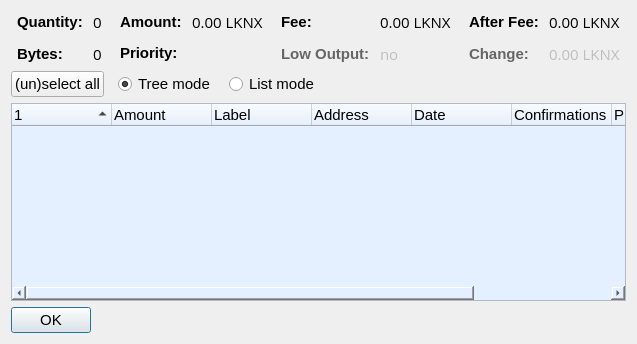
<?xml version="1.0" encoding="UTF-8"?>
<ui version="4.0">
 <class>CoinControlDialog</class>
 <widget class="QDialog" name="CoinControlDialog">
  <property name="geometry">
   <rect>
    <x>0</x>
    <y>0</y>
    <width>614</width>
    <height>344</height>
   </rect>
  </property>
  <property name="font">
   <font>
    <family>Lucida Grande</family>
    <pointsize>11</pointsize>
   </font>
  </property>
  <property name="windowTitle">
   <string>Coin Control</string>
  </property>
  <property name="styleSheet">
   <string notr="true"/>
  </property>
  <layout class="QVBoxLayout" name="verticalLayout">
   <item>
    <layout class="QHBoxLayout" name="horizontalLayoutTop">
     <item>
      <layout class="QFormLayout" name="formLayoutCoinControl1">
       <property name="horizontalSpacing">
        <number>10</number>
       </property>
       <property name="verticalSpacing">
        <number>10</number>
       </property>
       <property name="leftMargin">
        <number>6</number>
       </property>
       <property name="rightMargin">
        <number>6</number>
       </property>
       <item row="0" column="0">
        <widget class="QLabel" name="labelCoinControlQuantityText">
         <property name="styleSheet">
          <string notr="true">font-weight:bold;</string>
         </property>
         <property name="text">
          <string>Quantity:</string>
         </property>
        </widget>
       </item>
       <item row="0" column="1">
        <widget class="QLabel" name="labelCoinControlQuantity">
         <property name="font">
          <font>
           <family>Open Sans,sans-serif</family>
          </font>
         </property>
         <property name="cursor">
          <cursorShape>IBeamCursor</cursorShape>
         </property>
         <property name="contextMenuPolicy">
          <enum>Qt::ActionsContextMenu</enum>
         </property>
         <property name="text">
          <string notr="true">0</string>
         </property>
         <property name="textInteractionFlags">
          <set>Qt::LinksAccessibleByMouse|Qt::TextSelectableByKeyboard|Qt::TextSelectableByMouse</set>
         </property>
        </widget>
       </item>
       <item row="1" column="0">
        <widget class="QLabel" name="labelCoinControlBytesText">
         <property name="styleSheet">
          <string notr="true">font-weight:bold;</string>
         </property>
         <property name="text">
          <string>Bytes:</string>
         </property>
        </widget>
       </item>
       <item row="1" column="1">
        <widget class="QLabel" name="labelCoinControlBytes">
         <property name="font">
          <font>
           <family>Open Sans,sans-serif</family>
          </font>
         </property>
         <property name="cursor">
          <cursorShape>IBeamCursor</cursorShape>
         </property>
         <property name="contextMenuPolicy">
          <enum>Qt::ActionsContextMenu</enum>
         </property>
         <property name="text">
          <string notr="true">0</string>
         </property>
         <property name="textInteractionFlags">
          <set>Qt::LinksAccessibleByMouse|Qt::TextSelectableByKeyboard|Qt::TextSelectableByMouse</set>
         </property>
        </widget>
       </item>
      </layout>
     </item>
     <item>
      <layout class="QFormLayout" name="formLayoutCoinControl2">
       <property name="horizontalSpacing">
        <number>10</number>
       </property>
       <property name="verticalSpacing">
        <number>10</number>
       </property>
       <property name="leftMargin">
        <number>6</number>
       </property>
       <property name="rightMargin">
        <number>6</number>
       </property>
       <item row="0" column="0">
        <widget class="QLabel" name="labelCoinControlAmountText">
         <property name="styleSheet">
          <string notr="true">font-weight:bold;</string>
         </property>
         <property name="text">
          <string>Amount:</string>
         </property>
        </widget>
       </item>
       <item row="0" column="1">
        <widget class="QLabel" name="labelCoinControlAmount">
         <property name="font">
          <font>
           <family>Open Sans,sans-serif</family>
          </font>
         </property>
         <property name="cursor">
          <cursorShape>IBeamCursor</cursorShape>
         </property>
         <property name="contextMenuPolicy">
          <enum>Qt::ActionsContextMenu</enum>
         </property>
         <property name="text">
          <string notr="true">0.00 LKNX</string>
         </property>
         <property name="textInteractionFlags">
          <set>Qt::LinksAccessibleByMouse|Qt::TextSelectableByKeyboard|Qt::TextSelectableByMouse</set>
         </property>
        </widget>
       </item>
       <item row="1" column="0">
        <widget class="QLabel" name="labelCoinControlPriorityText">
         <property name="styleSheet">
          <string notr="true">font-weight:bold;</string>
         </property>
         <property name="text">
          <string>Priority:</string>
         </property>
        </widget>
       </item>
       <item row="1" column="1">
        <widget class="QLabel" name="labelCoinControlPriority">
         <property name="font">
          <font>
           <family>Open Sans,sans-serif</family>
          </font>
         </property>
         <property name="cursor">
          <cursorShape>IBeamCursor</cursorShape>
         </property>
         <property name="contextMenuPolicy">
          <enum>Qt::ActionsContextMenu</enum>
         </property>
         <property name="text">
          <string/>
         </property>
         <property name="textInteractionFlags">
          <set>Qt::LinksAccessibleByMouse|Qt::TextSelectableByKeyboard|Qt::TextSelectableByMouse</set>
         </property>
        </widget>
       </item>
      </layout>
     </item>
     <item>
      <layout class="QFormLayout" name="formLayoutCoinControl3">
       <property name="horizontalSpacing">
        <number>10</number>
       </property>
       <property name="verticalSpacing">
        <number>10</number>
       </property>
       <property name="leftMargin">
        <number>6</number>
       </property>
       <property name="rightMargin">
        <number>6</number>
       </property>
       <item row="0" column="0">
        <widget class="QLabel" name="labelCoinControlFeeText">
         <property name="styleSheet">
          <string notr="true">font-weight:bold;</string>
         </property>
         <property name="text">
          <string>Fee:</string>
         </property>
        </widget>
       </item>
       <item row="0" column="1">
        <widget class="QLabel" name="labelCoinControlFee">
         <property name="font">
          <font>
           <family>Open Sans,sans-serif</family>
          </font>
         </property>
         <property name="cursor">
          <cursorShape>IBeamCursor</cursorShape>
         </property>
         <property name="contextMenuPolicy">
          <enum>Qt::ActionsContextMenu</enum>
         </property>
         <property name="text">
          <string notr="true">0.00 LKNX</string>
         </property>
         <property name="textInteractionFlags">
          <set>Qt::LinksAccessibleByMouse|Qt::TextSelectableByKeyboard|Qt::TextSelectableByMouse</set>
         </property>
        </widget>
       </item>
       <item row="1" column="0">
        <widget class="QLabel" name="labelCoinControlLowOutputText">
         <property name="enabled">
          <bool>false</bool>
         </property>
         <property name="styleSheet">
          <string notr="true">color:#656565;
font-weight:bold;</string>
         </property>
         <property name="text">
          <string>Low Output:</string>
         </property>
        </widget>
       </item>
       <item row="1" column="1">
        <widget class="QLabel" name="labelCoinControlLowOutput">
         <property name="enabled">
          <bool>false</bool>
         </property>
         <property name="font">
          <font>
           <family>Open Sans,sans-serif</family>
          </font>
         </property>
         <property name="cursor">
          <cursorShape>IBeamCursor</cursorShape>
         </property>
         <property name="contextMenuPolicy">
          <enum>Qt::ActionsContextMenu</enum>
         </property>
         <property name="text">
          <string notr="true">no</string>
         </property>
         <property name="textInteractionFlags">
          <set>Qt::LinksAccessibleByMouse|Qt::TextSelectableByKeyboard|Qt::TextSelectableByMouse</set>
         </property>
        </widget>
       </item>
      </layout>
     </item>
     <item>
      <layout class="QFormLayout" name="formLayoutCoinControl4">
       <property name="horizontalSpacing">
        <number>10</number>
       </property>
       <property name="verticalSpacing">
        <number>10</number>
       </property>
       <property name="leftMargin">
        <number>6</number>
       </property>
       <property name="rightMargin">
        <number>6</number>
       </property>
       <item row="0" column="0">
        <widget class="QLabel" name="labelCoinControlAfterFeeText">
         <property name="styleSheet">
          <string notr="true">font-weight:bold;</string>
         </property>
         <property name="text">
          <string>After Fee:</string>
         </property>
        </widget>
       </item>
       <item row="0" column="1">
        <widget class="QLabel" name="labelCoinControlAfterFee">
         <property name="font">
          <font>
           <family>Open Sans,sans-serif</family>
          </font>
         </property>
         <property name="cursor">
          <cursorShape>IBeamCursor</cursorShape>
         </property>
         <property name="contextMenuPolicy">
          <enum>Qt::ActionsContextMenu</enum>
         </property>
         <property name="text">
          <string notr="true">0.00 LKNX</string>
         </property>
         <property name="textInteractionFlags">
          <set>Qt::LinksAccessibleByMouse|Qt::TextSelectableByKeyboard|Qt::TextSelectableByMouse</set>
         </property>
        </widget>
       </item>
       <item row="1" column="0">
        <widget class="QLabel" name="labelCoinControlChangeText">
         <property name="enabled">
          <bool>false</bool>
         </property>
         <property name="styleSheet">
          <string notr="true">color:#656565;
font-weight:bold;</string>
         </property>
         <property name="text">
          <string>Change:</string>
         </property>
        </widget>
       </item>
       <item row="1" column="1">
        <widget class="QLabel" name="labelCoinControlChange">
         <property name="enabled">
          <bool>false</bool>
         </property>
         <property name="font">
          <font>
           <family>Open Sans,sans-serif</family>
          </font>
         </property>
         <property name="cursor">
          <cursorShape>IBeamCursor</cursorShape>
         </property>
         <property name="contextMenuPolicy">
          <enum>Qt::ActionsContextMenu</enum>
         </property>
         <property name="text">
          <string notr="true">0.00 LKNX</string>
         </property>
         <property name="textInteractionFlags">
          <set>Qt::LinksAccessibleByMouse|Qt::TextSelectableByKeyboard|Qt::TextSelectableByMouse</set>
         </property>
        </widget>
       </item>
      </layout>
     </item>
    </layout>
   </item>
   <item>
    <layout class="QHBoxLayout" name="horizontalLayoutPanel" stretch="1,1,1,1">
     <property name="spacing">
      <number>14</number>
     </property>
     <item>
      <widget class="QPushButton" name="pushButtonSelectAll">
       <property name="sizePolicy">
        <sizepolicy hsizetype="Maximum" vsizetype="Fixed">
         <horstretch>0</horstretch>
         <verstretch>0</verstretch>
        </sizepolicy>
       </property>
       <property name="text">
        <string>(un)select all</string>
       </property>
      </widget>
     </item>
     <item>
      <widget class="QRadioButton" name="radioTreeMode">
       <property name="sizePolicy">
        <sizepolicy hsizetype="Maximum" vsizetype="Fixed">
         <horstretch>0</horstretch>
         <verstretch>0</verstretch>
        </sizepolicy>
       </property>
       <property name="text">
        <string>Tree mode</string>
       </property>
       <property name="checked">
        <bool>true</bool>
       </property>
      </widget>
     </item>
     <item>
      <widget class="QRadioButton" name="radioListMode">
       <property name="sizePolicy">
        <sizepolicy hsizetype="Maximum" vsizetype="Fixed">
         <horstretch>0</horstretch>
         <verstretch>0</verstretch>
        </sizepolicy>
       </property>
       <property name="text">
        <string>List mode</string>
       </property>
      </widget>
     </item>
     <item>
      <spacer name="horizontalSpacer">
       <property name="orientation">
        <enum>Qt::Horizontal</enum>
       </property>
       <property name="sizeHint" stdset="0">
        <size>
         <width>40</width>
         <height>20</height>
        </size>
       </property>
      </spacer>
     </item>
    </layout>
   </item>
   <item>
    <widget class="CoinControlTreeWidget" name="treeWidget">
     <property name="contextMenuPolicy">
      <enum>Qt::CustomContextMenu</enum>
     </property>
     <property name="styleSheet">
      <string notr="true">background-color:rgb(228, 240, 255);</string>
     </property>
     <property name="lineWidth">
      <number>0</number>
     </property>
     <property name="tabKeyNavigation">
      <bool>true</bool>
     </property>
     <property name="alternatingRowColors">
      <bool>true</bool>
     </property>
     <property name="verticalScrollMode">
      <enum>QAbstractItemView::ScrollPerPixel</enum>
     </property>
     <property name="sortingEnabled">
      <bool>true</bool>
     </property>
     <property name="columnCount">
      <number>8</number>
     </property>
     <attribute name="headerShowSortIndicator" stdset="0">
      <bool>true</bool>
     </attribute>
     <attribute name="headerStretchLastSection">
      <bool>true</bool>
     </attribute>
     <column>
      <property name="text">
       <string/>
      </property>
     </column>
     <column>
      <property name="text">
       <string>Amount</string>
      </property>
     </column>
     <column>
      <property name="text">
       <string>Label</string>
      </property>
     </column>
     <column>
      <property name="text">
       <string>Address</string>
      </property>
     </column>
     <column>
      <property name="text">
       <string>Date</string>
      </property>
     </column>
     <column>
      <property name="text">
       <string>Confirmations</string>
      </property>
      <property name="toolTip">
       <string>Confirmed</string>
      </property>
     </column>
     <column>
      <property name="text">
       <string>Priority</string>
      </property>
     </column>
     <column>
      <property name="text">
       <string/>
      </property>
     </column>
    </widget>
   </item>
   <item>
    <widget class="QDialogButtonBox" name="buttonBox">
     <property name="sizePolicy">
      <sizepolicy hsizetype="Maximum" vsizetype="Fixed">
       <horstretch>0</horstretch>
       <verstretch>0</verstretch>
      </sizepolicy>
     </property>
     <property name="orientation">
      <enum>Qt::Horizontal</enum>
     </property>
     <property name="standardButtons">
      <set>QDialogButtonBox::Ok</set>
     </property>
    </widget>
   </item>
  </layout>
 </widget>
 <customwidgets>
  <customwidget>
   <class>CoinControlTreeWidget</class>
   <extends>QTreeWidget</extends>
   <header>coincontroltreewidget.h</header>
  </customwidget>
 </customwidgets>
 <resources/>
 <connections/>
</ui>
